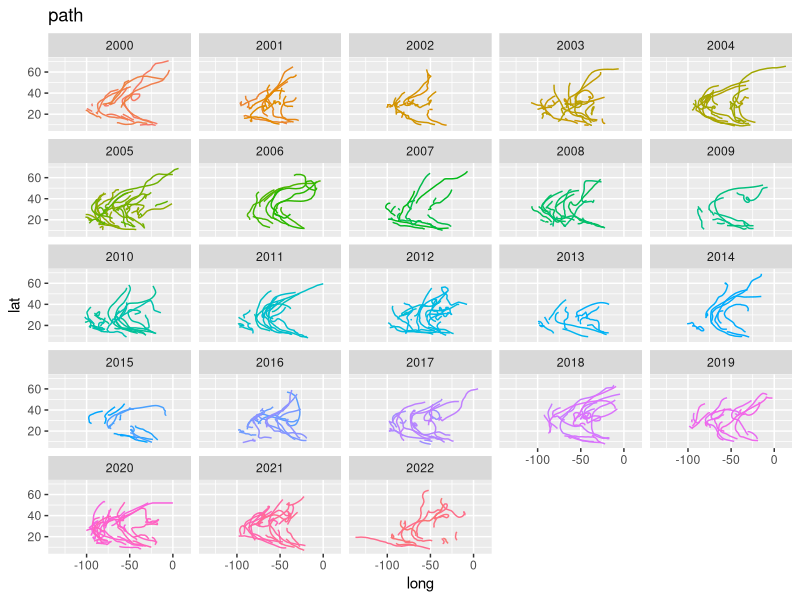
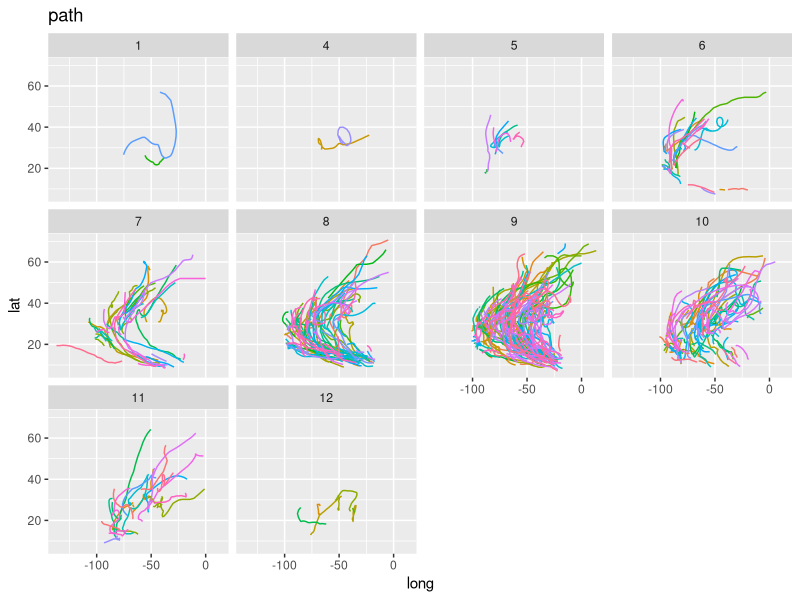
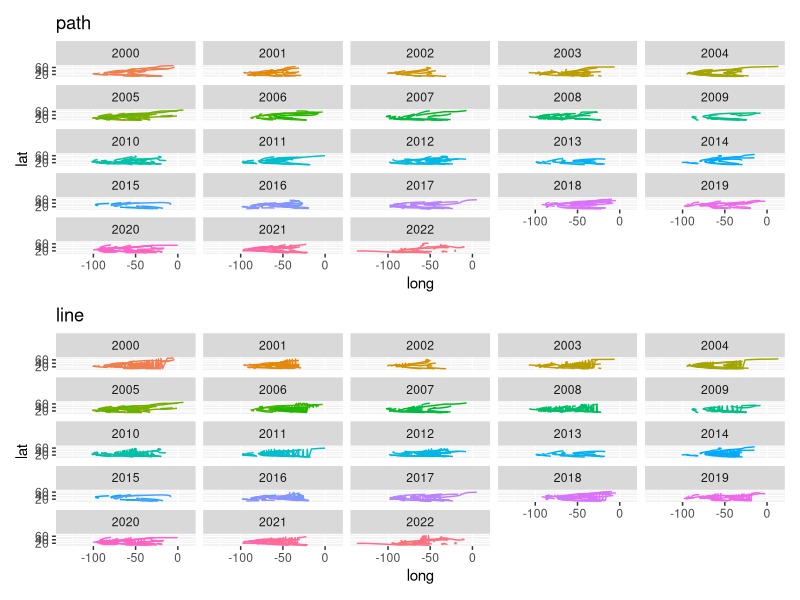
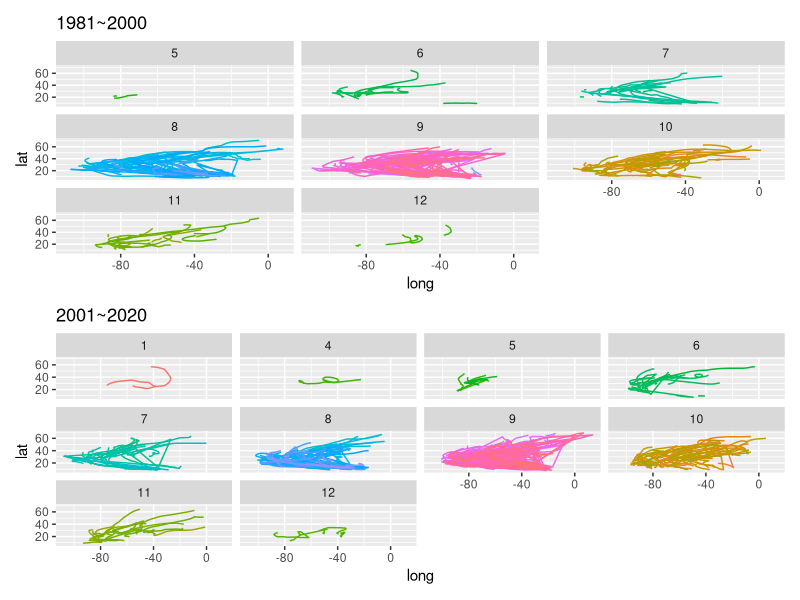

Write R code to recreate these figures, in order. (Note: this script raises an error after producing the figures.)
#24-0730 12:13


library(tidyverse)
library(patchwork)
#
storms |> glimpse()
storms |> str()

#
storms |> 
  count(name, year)

storms |> count(name)
storms$name |> table() |> data.frame()
storms$name |> n_distinct()
storms |> count(year) 
?storms

# geom_path year ----
storms %>%
  filter(year >= 2000) %>%
  ggplot(aes(long, lat, color = paste(year, name))) -> q

q + geom_path(show.legend = FALSE) + 
  ggtitle("path") +
  facet_wrap(~year)


q + geom_path(show.legend = FALSE) + 
  ggtitle("path") +
  facet_wrap(~month)


# path vs line ----
storms %>%
  filter(year >= 2000) %>%
  ggplot(aes(long, lat, color = paste(year, name))) -> q

#
  (q + geom_path(show.legend = FALSE) + 
    ggtitle("path") +
    facet_wrap(~year)) / 
  (q + geom_line(show.legend = FALSE) + 
     ggtitle("line") +
     facet_wrap(~year))


## month
storms |> count(year)
storms %>%
  filter(year >= 2001, year <= 2020) %>%
  ggplot(aes(long, lat, color = paste(month, name))) -> p2001

storms %>%
  filter(year >= 1981, year <= 2000) %>%
  ggplot(aes(long, lat, color = paste(month, name))) -> p1981


#
(p1981 + geom_path(show.legend = FALSE) + 
    ggtitle("1981~2000") +
    facet_wrap(~month)) / 
(p2001 + geom_path(show.legend = FALSE) + 
    ggtitle("2001~2020") +
    facet_wrap(~month))


#check
storms |> 
  filter(year >= 1981, year <= 2000) |> 
  count(month)



#
str(mtcars)
mtcars |> 
  as_tibble(rownames = "group") |> 
  mutate_at(vars(-group), rescale)

?across

iris |> head(20)
iris |> 
  mutate(across(1:Sepal.Length, round)) |> head(20)
?across
rnorm(1)
tibble(g = c(1,1,2,3), v1 = 10:13, v2 = 20:23) |> 
  group_by(g) -> gdf
set.seed(1)
rnorm(1) -> n
n
gdf 
gdf |> 
  mutate(across(v1:v2, ~ .x + n))

#
diamonds |> 
  group_by(cut, color, clarity) |> 
  reframe(mean_carat = mean(carat))

#
starwars |> 
  filter(species == "Droid")
starwars |> 
  count(species) |> print(n = Inf)


#
# ggplot2 패키지 로드
library(ggplot2)

# 데이터 프레임 생성
(data <- tibble(
  x = c(1, 2, 3, 4, 5, 4, 3, 2, 1),
  y = c(1, 2, 1, 2, 1, 0, 1, 0, 1)))

# ggplot을 사용하여 geom_path()로 선 그리기

ggplot(data, aes(x = x, y = y)) +
  geom_path() +
  ggtitle("Example of geom_path()") +
  xlab("X axis") +
  ylab("Y axis") -> temp_p

ggplot(data, aes(x = x, y = y)) +
  geom_line() +
  ggtitle("Example of geom_line()") +
  xlab("X axis") +
  ylab("Y axis") -> temp_l

library(patchwork)
temp_p / temp_l
